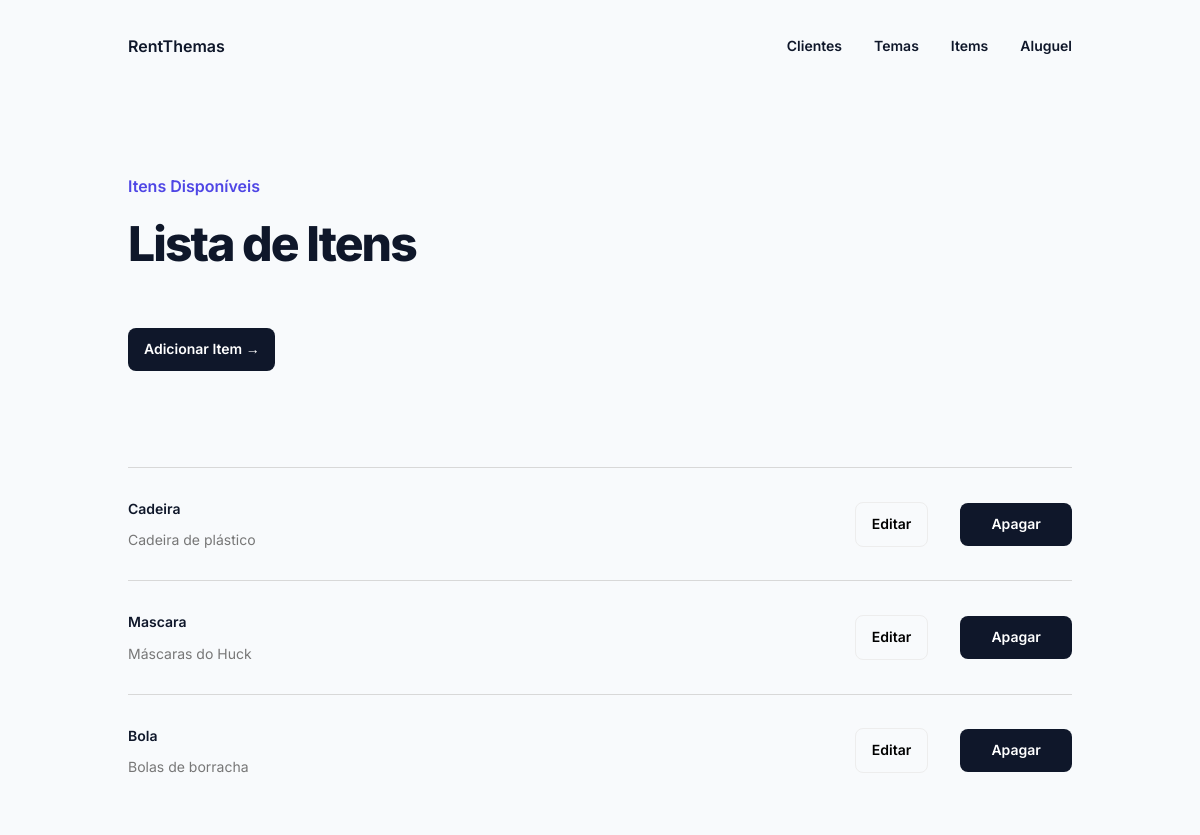
/listItem/, run on an earlier commit of the app's database.
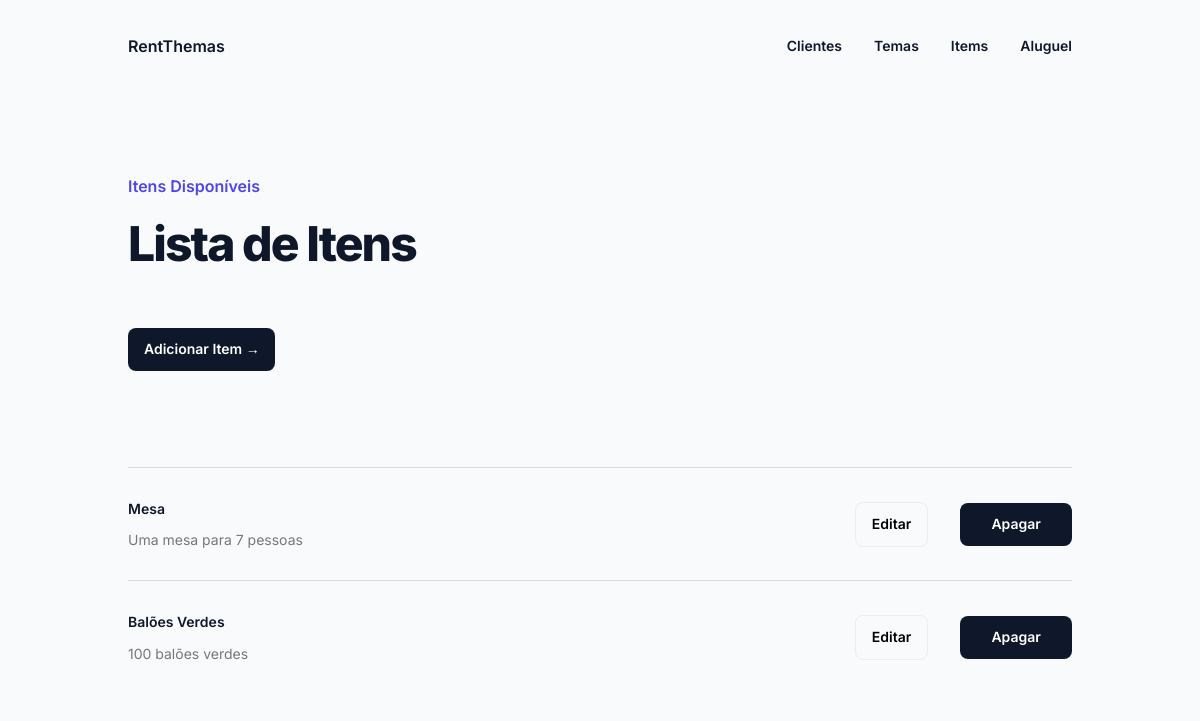
And on a later commit of the database.
### rent/models.py (models this page shows, shortened)
class Item(models.Model):
    name = models.CharField(max_length=30, blank=False)
    description = models.CharField(max_length=200)

### rent/views.py (the view)
# urls.py: path('listItem/', ItemViews.listItem),
    def listItem(request):
        item_list = ItemDAO().listaItem()
        context = {'item_list': item_list}
        return render(request, 'item/listItem.html', context)

### rent/dao.py (called while the page is built)
    def listaItem(self):
        return Item.objects.all()

### rent/templates/item/listItem.html
{% extends "index.html" %}
{% load l10n %}
{% block content %}
<small>Itens Disponíveis</small>
<h3>Lista de Itens</h3>
<a class="button-3" href="/formItem" style="width: max-content;">Adicionar Item →</a>
<div class="cards-rent">
    {% if item_list %}
    {% for item in item_list%}
    <div class="card-rent">
        <div class="card-rent-left">
            <div class="card-rent-user">
                <p class="card-rent-user-name">{{item.name}}</p>
            </div>
            <p class="card-rent-status">{{item.description}}</span>
            </p>
        </div>
        <div class="card-rent-right">
            <a href="/detailItem/{{item.id}}"> <button class="button-2">Editar</button></a>
            <a href="/deleteItem/{{item.id}}"> <button class="button-3" style="margin: 0;">Apagar</button></a>
        </div>
    </div>
    {% endfor %}
    {% else %}
    <p>Nenhum item cadastrado!!</p>
    {%endif%}
</div>
{% endblock %}

What changed in the data, as far as the page shows it:
removed Item: name "Cadeira", description "Cadeira de plástico"
removed Item: name "Mascara", description "Máscaras do Huck"
removed Item: name "Bola", description "Bolas de borracha"
added Item: name "Mesa", description "Uma mesa para 7 pessoas"
added Item: name "Balões Verdes", description "100 balões verdes"
